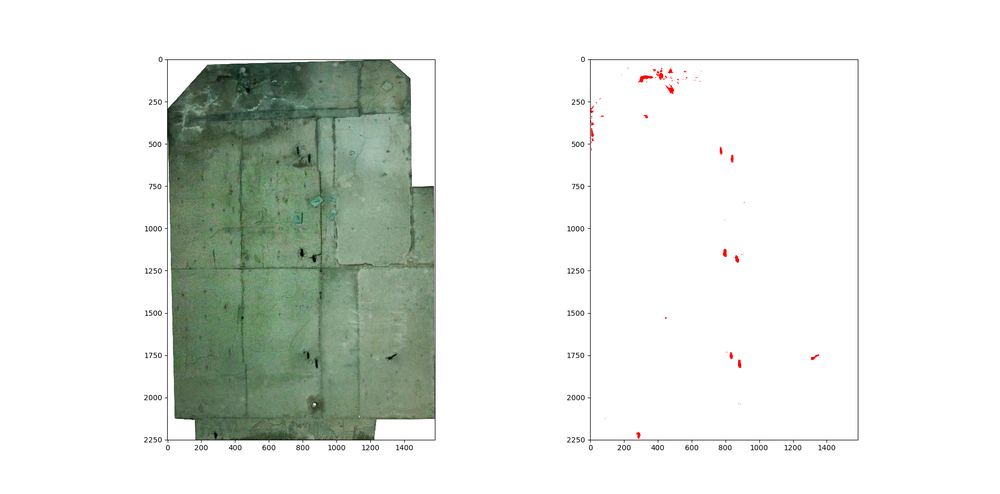
#> input picture rebar_and_crack_only_prediction_ksize_10_image1.png, 1000 x 494 px, shrunk from 1920 x 948 before the run
$ python -i ddam_vec.py   (imports and definitions only)   (older library calls are emulated)
#> lines starting #> are read from the running program, lines starting #| are printed output that depends on the picture
import time
import numpy as np
from sklearn.model_selection import train_test_split
from sklearn.preprocessing import StandardScaler
from sklearn.svm import LinearSVC, SVC
from sklearn.tree import DecisionTreeClassifier
from sklearn.ensemble import RandomForestClassifier
from sklearn.naive_bayes import GaussianNB
from sklearn.utils import resample
import matplotlib.pyplot as plt
import pickle
import cv2

DEBUG = True

# [41 lines left out: functions plot_features, downsample, not called in this run]


def extract_features_vectorized(img, kernel_size=11):
    """Vectorized implementation that provides the entire feature vector
    for a whole image
    """
#> called with kernel_size = 11

    img_csp = cv2.cvtColor(img, cv2.COLOR_RGB2YCrCb)
#> img_csp: shape (494, 1000, 3); mean of channels 0, 1, 2 227.9, 126.1, 126.3

    # Kernel Averaging Filter
    kernel = np.ones((kernel_size, kernel_size), np.float32) / (kernel_size*kernel_size)
    img_blur = cv2.filter2D(img, -1, kernel)
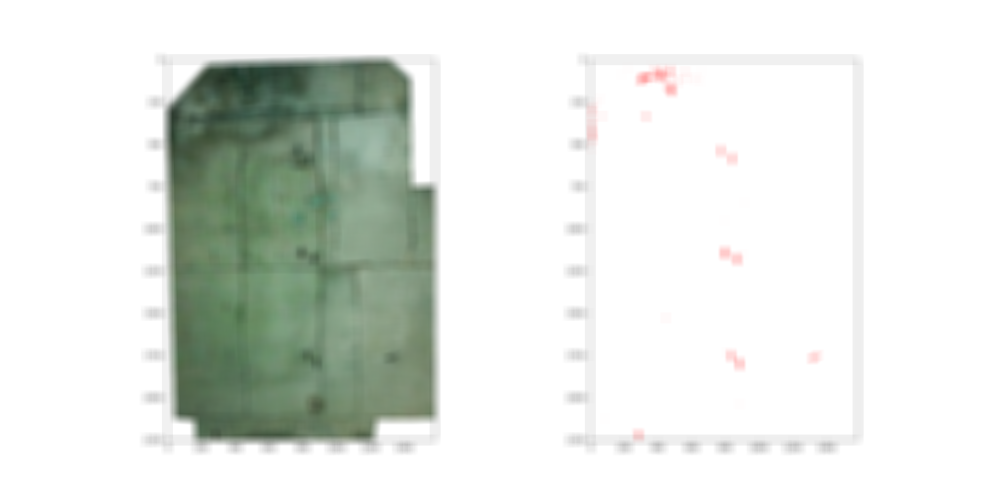
#> img_blur: shape (494, 1000, 3); mean R, G, B 225.2, 229.8, 224.8

    # Grayscale
    img_gray = cv2.cvtColor(img, cv2.COLOR_RGB2GRAY)
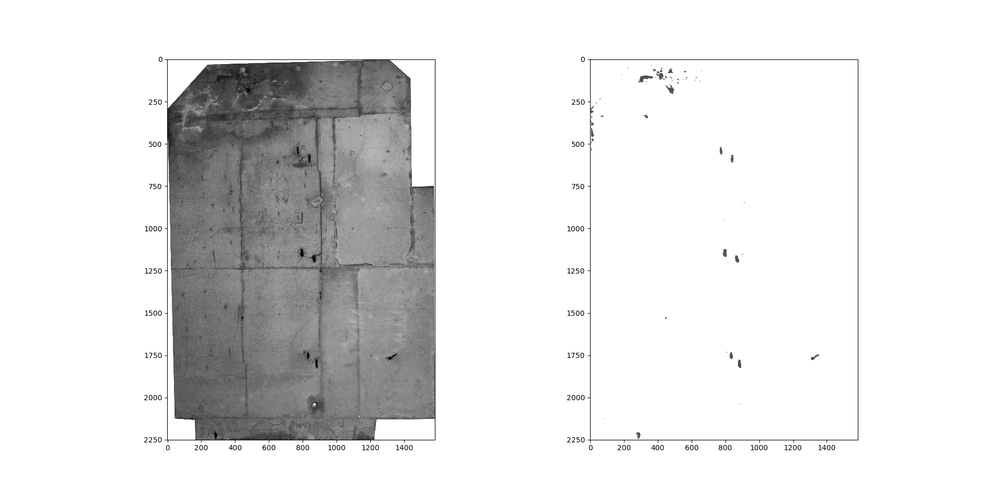
#> img_gray: shape (494, 1000); min 0, max 255, mean 227.9

    # Laplacian/Sobel
    img_laplacian = cv2.Laplacian(img_gray, cv2.CV_64F)
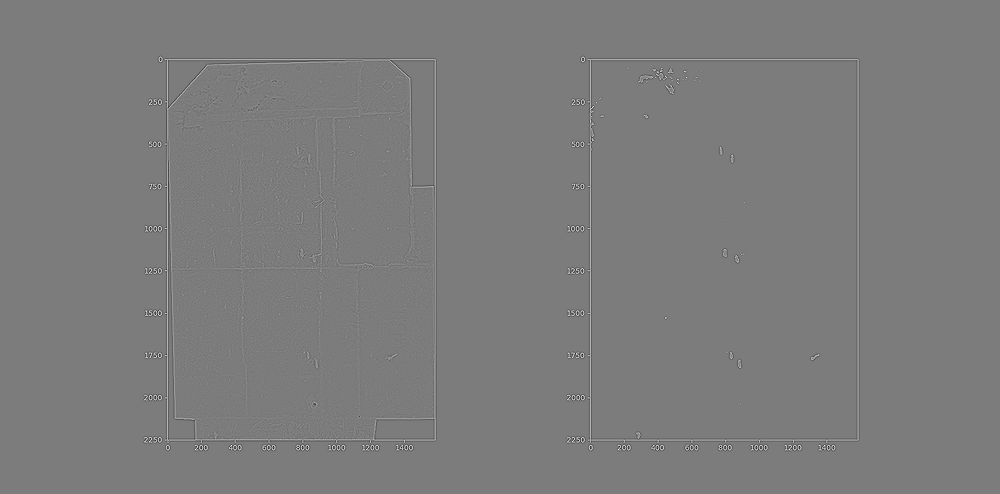
#> img_laplacian: shape (494, 1000) float64; min -582, max 611, mean 0; drawn with min black and max white
    img_sobelx = cv2.Sobel(img_gray, cv2.CV_64F, 1, 0, ksize=kernel_size)
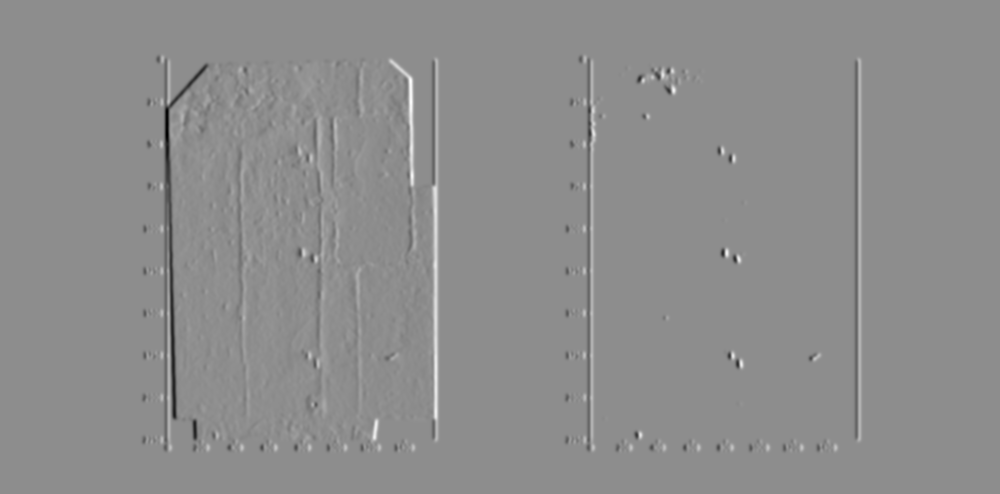
#> img_sobelx: shape (494, 1000) float64; min -28808529, max 23088142, mean 0; drawn with min black and max white
    img_sobely = cv2.Sobel(img_gray, cv2.CV_64F, 0, 1, ksize=kernel_size)
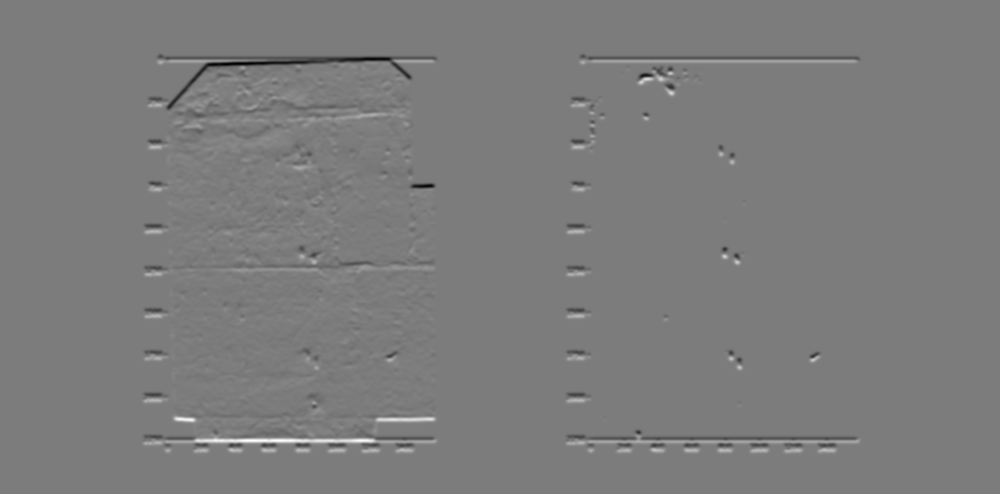
#> img_sobely: shape (494, 1000) float64; min -24965506, max 26098478, mean 0; drawn with min black and max white

    # Stack all of the layers
    img_feat = np.dstack((img_csp, img_blur, img_gray, img_laplacian, img_sobelx, img_sobely))

    # Reshape
    n_features = img_feat.shape[2]
#> n_features = 10
    features = img_feat.T.reshape(n_features, -1)

    return features.T


# [108 lines left out: functions extract_labels_vectorized, extract_features, extract_label, not called in this run]


########################################################################################################################
# ----------   D A M A G E    D E T E C T O R     C L A S S -------------
########################################################################################################################
class DamageDetector(object):
    # [181 lines left out: functions __init__, train, test, not called in this run]

>>> import cv2
>>> picture = cv2.cvtColor(cv2.imread('rebar_and_crack_only_prediction_ksize_10_image1.png'), cv2.COLOR_BGR2RGB)
>>> result = extract_features_vectorized(picture)

$ run again, on rebar_and_crack_only_prediction_ksize_10_image3.png
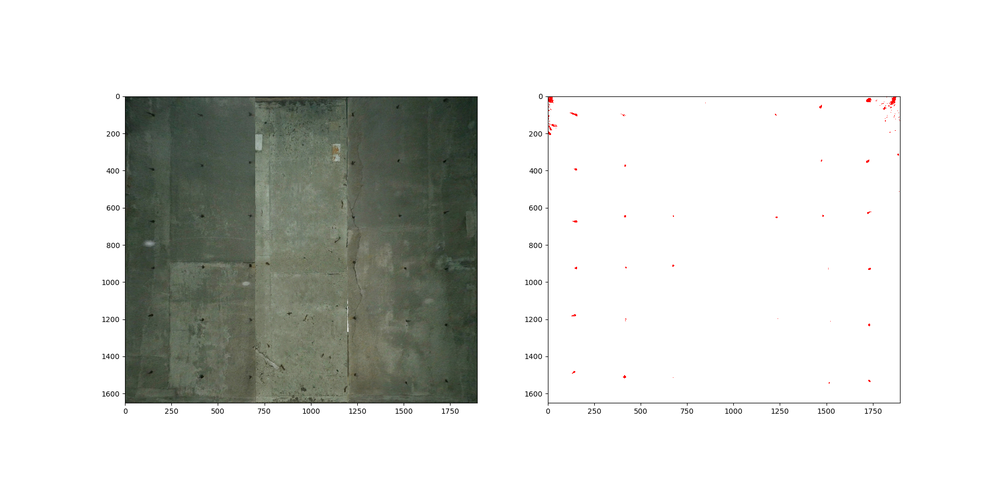
#> input picture rebar_and_crack_only_prediction_ksize_10_image3.png, 1000 x 494 px, shrunk from 1920 x 948 before the run
#> img_csp: shape (494, 1000, 3); mean of channels 0, 1, 2 217.9, 127.4, 126.6
#> in extract_features_vectorized, `img_blur = cv2.filter2D(img, -1, kernel)`:
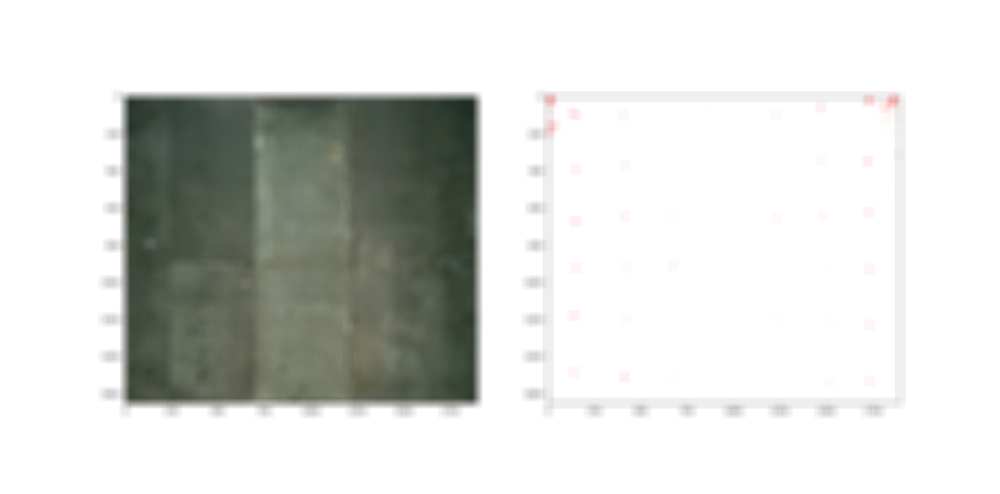
#> img_blur: shape (494, 1000, 3); mean R, G, B 217, 218.8, 215.5
#> in extract_features_vectorized, `img_sobely = cv2.Sobel(img_gray, cv2.CV_64F, 0, 1, ksize=kernel_size)`:
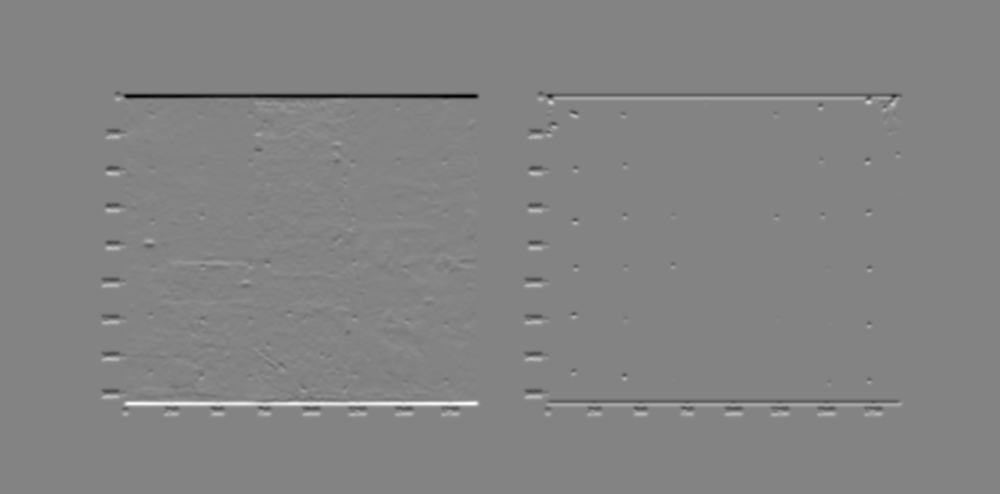
#> img_sobely: shape (494, 1000) float64; min -28493612, max 26595767, mean 0; drawn with min black and max white

$ run again, on rebar_and_crack_only_prediction.png
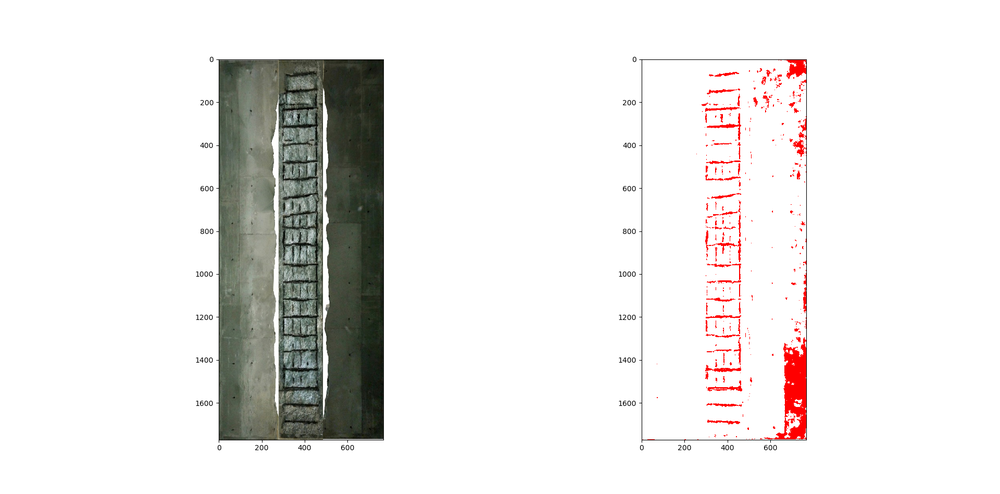
#> input picture rebar_and_crack_only_prediction.png, 1000 x 494 px, shrunk from 1920 x 948 before the run
#> img_csp: shape (494, 1000, 3); mean of channels 0, 1, 2 232.1, 128.9, 127
#> in extract_features_vectorized, `img_sobelx = cv2.Sobel(img_gray, cv2.CV_64F, 1, 0, ksize=kernel_size)`:
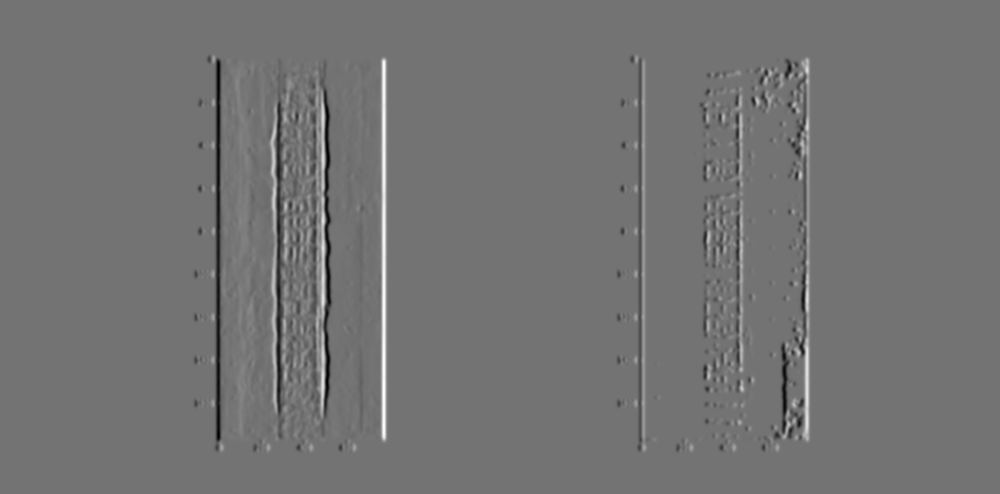
#> img_sobelx: shape (494, 1000) float64; min -25492043, max 30695951, mean 0; drawn with min black and max white
#> in extract_features_vectorized, `img_sobely = cv2.Sobel(img_gray, cv2.CV_64F, 0, 1, ksize=kernel_size)`:
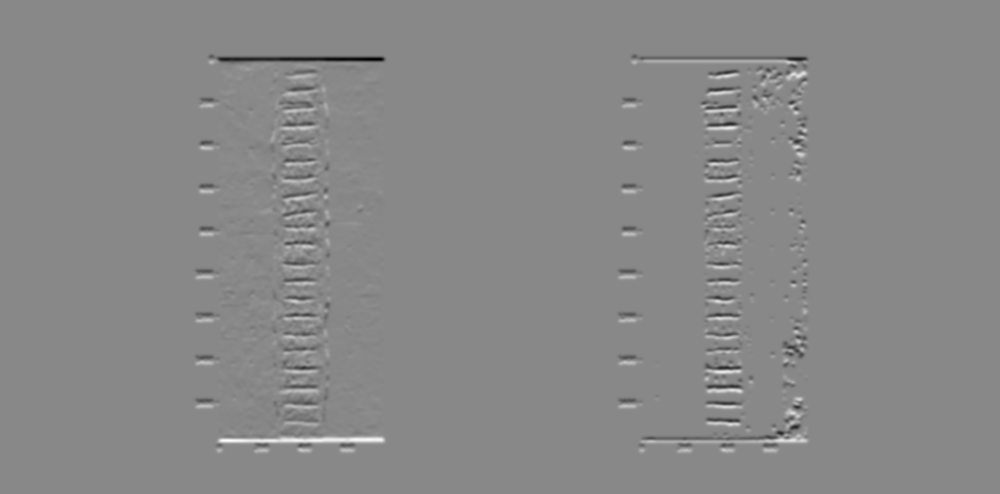
#> img_sobely: shape (494, 1000) float64; min -29928743, max 25992112, mean 0; drawn with min black and max white
